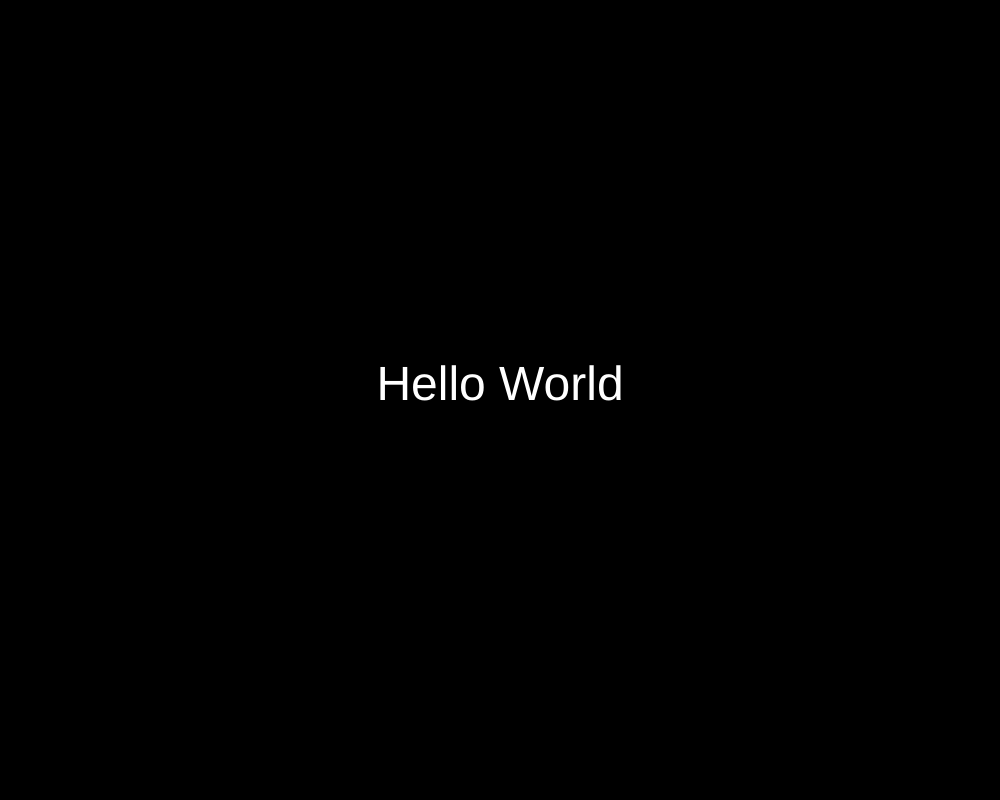
Frame 1 (no input)
Frame 60 (no input): identical to frame 1, image omitted
Frame 120 (the mouse pressed at the canvas centre since frame 60): identical to frame 1, image omitted

The p5.js sketch that drew this single still picture (run headless with seeded random() and noise() and a simulated clock; from frame 60 on, the mouse is pressed at the canvas centre):

// p5.js sketch
// ── sketch.js

// Setup code goes here
function setup() {
  createCanvas(1000, 800);
  
  textSize(48);
  textAlign(CENTER);
}


// Draw code goes here
function draw() {
  background(0);

  fill(255);
  text('Hello World', width/2, height/2);
}
